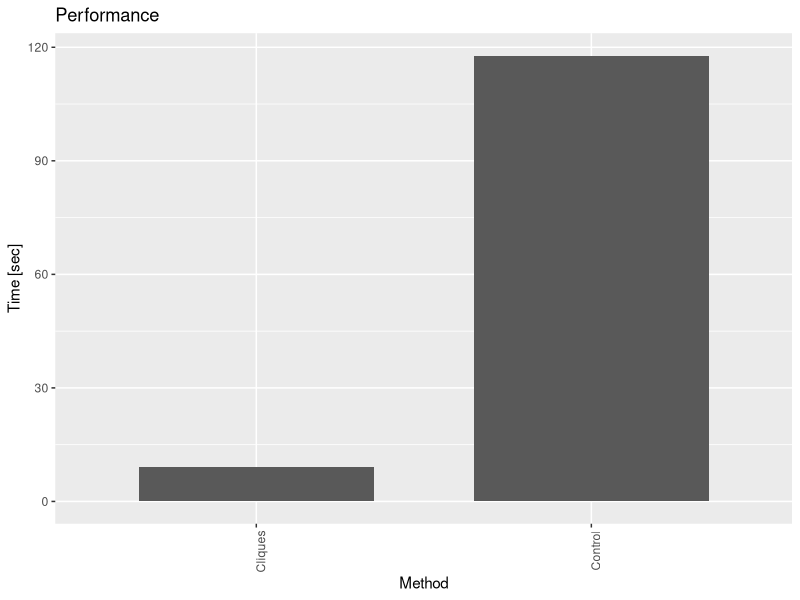
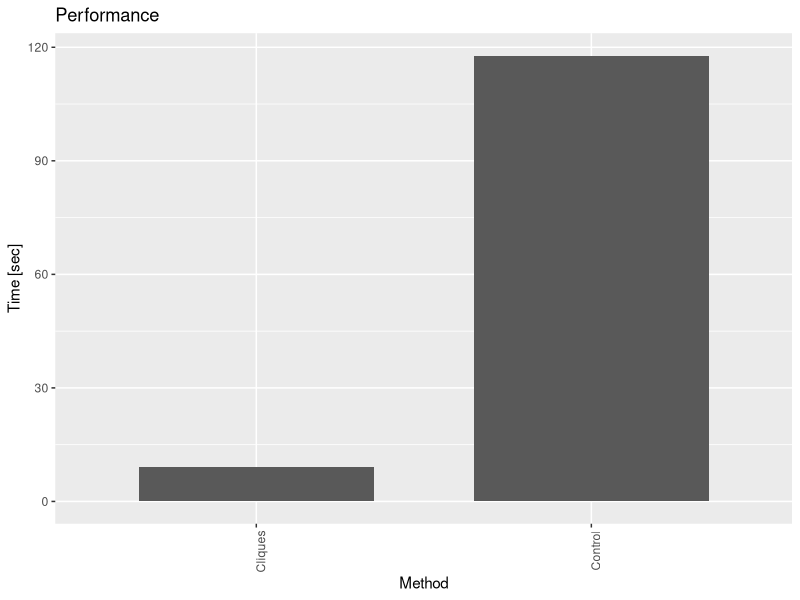

Write R code to recreate these figures, in order.
require(tidyverse)

log = enframe(readLines("experiments.txt"))
data0 = log %>% separate(value, into = c("min", "value"), sep = "m") %>% 
  separate(value, into = c("sec", NA), sep = "s") %>%
  mutate(time = as.numeric(min) * 60 + as.numeric(sec))
data0$method = c(rep("Cliques", 5), rep("Control", 5))

data = data0 %>% group_by(method) %>% summarise(time = mean(time))

p = ggplot(data = data, aes(x = method, y = time)) +
  geom_bar(stat="identity", position=position_dodge(width = 0.75), width = 0.7) + 
  theme(axis.text.x = element_text(angle = 90, hjust = 1)) + 
  labs(x="Method", y="Time [sec]", title="Performance") 
plot(p)


ggsave(paste0("experiments.pdf"), device = "pdf")